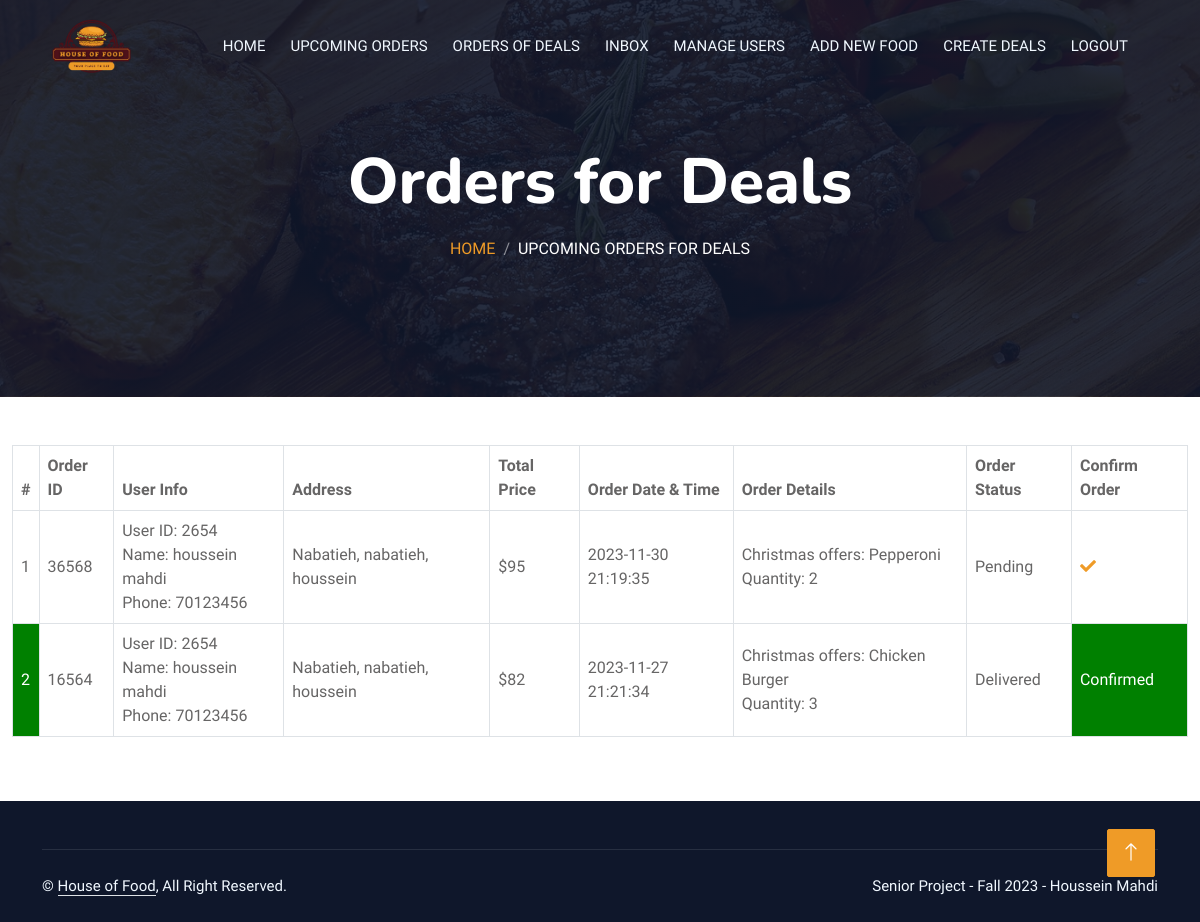
Screenshot of /admin/deals-orders.php with the database file from the repository.
### tables this page shows
CREATE TABLE IF NOT EXISTS `order_deals` (
  `orderID` int(11) NOT NULL,
  `userID` int(11) NOT NULL,
  `dealID` int(11) NOT NULL,
  `city` varchar(100) NOT NULL,
  `street` varchar(100) NOT NULL,
  `building` varchar(100) NOT NULL,
  `payment` varchar(100) NOT NULL,
  `cardNumber` int(11) NOT NULL,
  `cardExpDate` date NOT NULL,
  `qtty` int(11) NOT NULL,
  `totalPrice` int(11) NOT NULL,
  `ordering_time` datetime NOT NULL DEFAULT CURRENT_TIMESTAMP,
  `status` int(11) NOT NULL,
  PRIMARY KEY (`orderID`)
);

CREATE TABLE IF NOT EXISTS `users` (
  `userID` int(11) NOT NULL AUTO_INCREMENT,
  `firstName` varchar(100) NOT NULL,
  `lastName` varchar(100) NOT NULL,
  `email` varchar(100) NOT NULL,
  `phone` int(11) NOT NULL,
  `password` varchar(100) NOT NULL,
  `status` int(11) NOT NULL,
  `coupon_code` varchar(100) NOT NULL,
  `discount` int(11) NOT NULL,
  PRIMARY KEY (`userID`)
);

CREATE TABLE IF NOT EXISTS `deals` (
  `dealID` int(11) NOT NULL AUTO_INCREMENT,
  `name` varchar(1000) NOT NULL,
  `foodID` int(11) NOT NULL,
  `discount` int(11) NOT NULL,
  `picture` varchar(1000) NOT NULL,
  `startDate` date NOT NULL,
  `endDate` date NOT NULL,
  `description` text NOT NULL,
  PRIMARY KEY (`dealID`)
);

CREATE TABLE IF NOT EXISTS `menu` (
  `foodID` int(11) NOT NULL,
  `name` text NOT NULL,
  `category` varchar(100) NOT NULL,
  `price` int(11) NOT NULL,
  `picture` varchar(100) NOT NULL,
  PRIMARY KEY (`foodID`)
);

### admin/deals-orders.php (the view, shortened to what this page needs)
<?php
include "header.php";
?>
            <div class="container-xxl py-5 bg-dark hero-header mb-5">
                <div class="container text-center my-5 pt-5 pb-4">
                    <h1 class="display-3 text-white mb-3 animated slideInDown">Orders for Deals</h1>
                    <nav aria-label="breadcrumb">
                        <ol class="breadcrumb justify-content-center text-uppercase">
                            <li class="breadcrumb-item"><a href="home.php">Home</a></li>
                            <li class="breadcrumb-item text-white active" aria-current="page">Upcoming Orders for Deals</li>
                        </ol>
                    </nav>
                </div>
            </div>
        <div class="cart-page">
            <div class="container-fluid">
                <div class="row">
                    <div class="col-lg-12">
                        <div class="cart-page-inner">
                            <div class="table-responsive">
                                <table class="table table-bordered table-hover">
                                    <thead class="thead-dark">
                                        <tr>
                                            <th>#</th>
                                            <th>Order ID</th>
                                            <th>User Info</th>
                                            <th>Address</th>
                                            <th>Total Price</th>
                                            <th>Order Date & Time</th>
                                            <th>Order Details</th>
                                            <th>Order Status</th>
                                            <th>Confirm Order</th>
                                        </tr>
                                    </thead>
                                    <tbody class="align-middle">
<?php
$result1 = mysqli_query($con,"SELECT * FROM order_deals Where status!= 3 ORDER BY ordering_time DESC");
if(mysqli_num_rows($result1)>0){ $i=1;
        while($row1 = mysqli_fetch_array($result1)){
        $oid = $row1['orderID'];
        $uid = $row1['userID'];
        $did = $row1['dealID'];
        $s = $row1['status'];
        $qtty = $row1['qtty'];
        if($s == 0) {$stts = "Pending";}
        else if($s == 1) {$stts = "Delivered";}
        else if($s == 2) {$stts = "Canceled";}
         $result2 = mysqli_query($con,"SELECT * FROM users WHERE userID = '$uid'");
            $row2 = mysqli_fetch_array($result2);
            $result3 = mysqli_query($con,"SELECT * FROM deals Where dealID='$did'");
        $row3 = mysqli_fetch_array($result3);
        $named = $row3['name'];
        $fid = $row3['foodID'];
        $result4 = mysqli_query($con,"SELECT * FROM menu Where foodID='$fid'");
        $row4 = mysqli_fetch_array($result4);
        $namef = $row4['name'];
        ?>
                                            <tr>
                                            <?php if($s==0){?>
                                            <td><?php echo $i ?></td>
                                            <?php } else if($s==1) {?>
                                            <td style="background-color:green; color:#fff"><?php echo $i ?></td>
                                            <?php } else {?>
                                            <td style="background-color:red; color:#fff"><?php echo $i ?></td>
                                            <?php } ?>
                                            <td><?php echo $oid ?></td>
                                            <td>User ID: <?php echo $uid ?><br>
                                                Name: <?php echo $row2['firstName'] ?> <?php echo $row2['lastName'] ?><br>
                                                Phone: <?php echo $row2['phone'] ?>
                                            </td>
                                            <td><?php echo $row1['city'] ?>, <?php echo $row1['street'] ?>, <?php echo $row1['building'] ?></td>
                                            <td>$<?php echo $row1['totalPrice'] ?></td>
                                            <td><?php echo $row1['ordering_time'] ?></td>
                                            <td><?php echo $named ?>: <?php echo $namef ?><br>Quantity: <?php echo $qtty ?></td>
                                           <td><?php echo $stts ?></td>
                                           <?php if($s==0){?>
                                            <td><a href="update-order-deals-stts.php?oid=<?php echo $row1['orderID'] ?>">
                                            <i class="fa fa-check"></i></a></td>
                                            <?php } else if($s==1) {?>
                                            <td style="background-color:green; color:#fff">Confirmed</td>
                                            <?php } else {?>
                                            <td style="background-color:red; color:#fff">Canceled</td>
                                            <?php } ?>
                                        </tr>
<?php
 $i++;}
}
    else{
        echo "No orders";
    }?>
                                    </tbody>
                                </table>
                            </div>
                        </div>
                    </div>
                </div>
            </div>
        </div>
<?php
include "footer.php";
?>

### css/s1.css (style rules this page uses)
:root { --primary: #FE9b27; --light: #F1F8FF; --dark: #0F172B; }
.hero-header { background: linear-gradient(rgba(15, 23, 43, .9), rgba(15, 23, 43, .9)), url(../img/bg-hero.jpg); background-position: center center; background-repeat: no-repeat; background-size: cover; }
.breadcrumb-item + .breadcrumb-item::before { color: rgba(255, 255, 255, .5); }

### rows the page displays
order_deals: orderID "36568", userID "2654", userID.firstName "houssein", userID.lastName "mahdi", userID.phone "70123456", city "Nabatieh", street "nabatieh", building "houssein", totalPrice "95", ordering_time "2023-11-30 21:19:35", dealID.name "Christmas offers", menu.name "Pepperoni", qtty "2", status "Pending"
order_deals: orderID "16564", userID "2654", userID.firstName "houssein", userID.lastName "mahdi", userID.phone "70123456", city "Nabatieh", street "nabatieh", building "houssein", totalPrice "82", ordering_time "2023-11-27 21:21:34", dealID.name "Christmas offers", menu.name "Chicken Burger", qtty "3", status "Delivered", shows "Confirmed"
